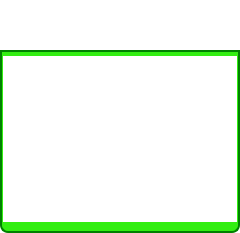
<?xml version="1.0" encoding="UTF-8"?>
<ui version="4.0">
 <class>UploadsDialog</class>
 <widget class="QDialog" name="UploadsDialog">
  <property name="windowModality">
   <enum>Qt::ApplicationModal</enum>
  </property>
  <property name="geometry">
   <rect>
    <x>0</x>
    <y>0</y>
    <width>240</width>
    <height>233</height>
   </rect>
  </property>
  <property name="sizePolicy">
   <sizepolicy hsizetype="Preferred" vsizetype="Preferred">
    <horstretch>0</horstretch>
    <verstretch>0</verstretch>
   </sizepolicy>
  </property>
  <property name="minimumSize">
   <size>
    <width>0</width>
    <height>0</height>
   </size>
  </property>
  <property name="maximumSize">
   <size>
    <width>16777215</width>
    <height>16777215</height>
   </size>
  </property>
  <property name="windowTitle">
   <string>Menu</string>
  </property>
  <property name="windowOpacity">
   <double>1.000000000000000</double>
  </property>
  <property name="toolTip">
   <string/>
  </property>
  <property name="styleSheet">
   <string notr="true">QDialog#UploadsDialog
{   
color: transparent;
background-color: transparent;
border: 1px solid transparent;
border-radius: 8px; 
}

#ViewFilesTitleBox
{   
color: black;
background-color: rgb(50,238,17);
border: 2px solid green;
border-top-left-radius: 8px; 
border-top-right-radius: 8px;
}

#TitleLabel
{   
color: black;
}

#FileItemsBox
{   
background-color: rgb(50,238,17);
border: 2px solid green;
border-top-color: green; 
border-bottom-left-radius: 8px; 
border-bottom-right-radius: 8px;
}

#FileItemList
{   
background-color: white;
border: 1px solid transparent;
}</string>
  </property>
  <layout class="QVBoxLayout" name="verticalLayout">
   <property name="spacing">
    <number>0</number>
   </property>
   <property name="margin">
    <number>0</number>
   </property>
   <item>
    <widget class="TitleBarWidget" name="m_TitleBarWidget" native="true">
     <property name="sizePolicy">
      <sizepolicy hsizetype="Preferred" vsizetype="Fixed">
       <horstretch>0</horstretch>
       <verstretch>0</verstretch>
      </sizepolicy>
     </property>
     <property name="minimumSize">
      <size>
       <width>0</width>
       <height>50</height>
      </size>
     </property>
     <property name="maximumSize">
      <size>
       <width>16777215</width>
       <height>130</height>
      </size>
     </property>
    </widget>
   </item>
   <item>
    <widget class="QGroupBox" name="FileItemsBox">
     <property name="minimumSize">
      <size>
       <width>0</width>
       <height>0</height>
      </size>
     </property>
     <property name="title">
      <string/>
     </property>
     <layout class="QGridLayout" name="gridLayout">
      <property name="leftMargin">
       <number>0</number>
      </property>
      <property name="topMargin">
       <number>0</number>
      </property>
      <property name="rightMargin">
       <number>0</number>
      </property>
      <property name="bottomMargin">
       <number>8</number>
      </property>
      <property name="spacing">
       <number>0</number>
      </property>
      <item row="0" column="0">
       <widget class="QListWidget" name="m_FileItemList">
        <property name="frameShape">
         <enum>QFrame::NoFrame</enum>
        </property>
        <property name="frameShadow">
         <enum>QFrame::Plain</enum>
        </property>
        <property name="lineWidth">
         <number>0</number>
        </property>
        <property name="iconSize">
         <size>
          <width>32</width>
          <height>32</height>
         </size>
        </property>
        <property name="verticalScrollMode">
         <enum>QAbstractItemView::ScrollPerPixel</enum>
        </property>
        <property name="resizeMode">
         <enum>QListView::Adjust</enum>
        </property>
        <property name="uniformItemSizes">
         <bool>true</bool>
        </property>
       </widget>
      </item>
     </layout>
    </widget>
   </item>
  </layout>
 </widget>
 <customwidgets>
  <customwidget>
   <class>TitleBarWidget</class>
   <extends>QWidget</extends>
   <header>TitleBarWidget.h</header>
   <container>1</container>
  </customwidget>
 </customwidgets>
 <resources/>
 <connections/>
</ui>
